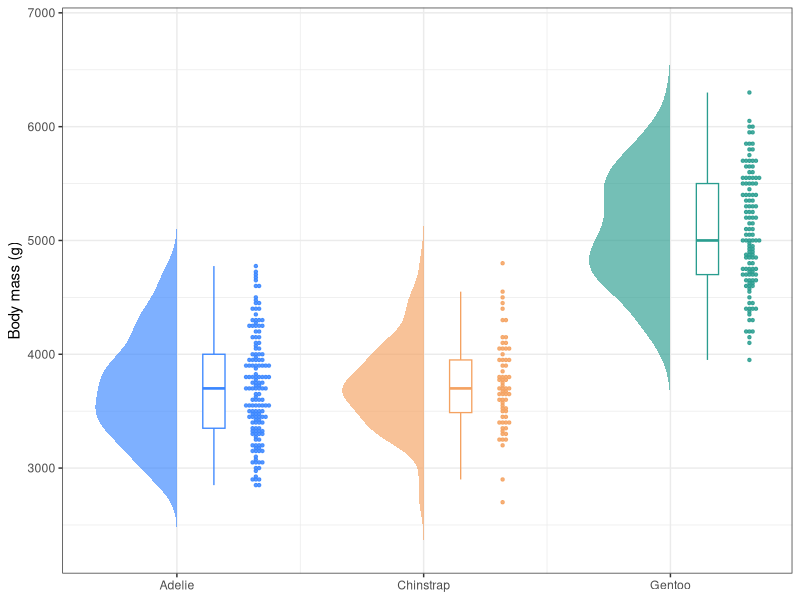
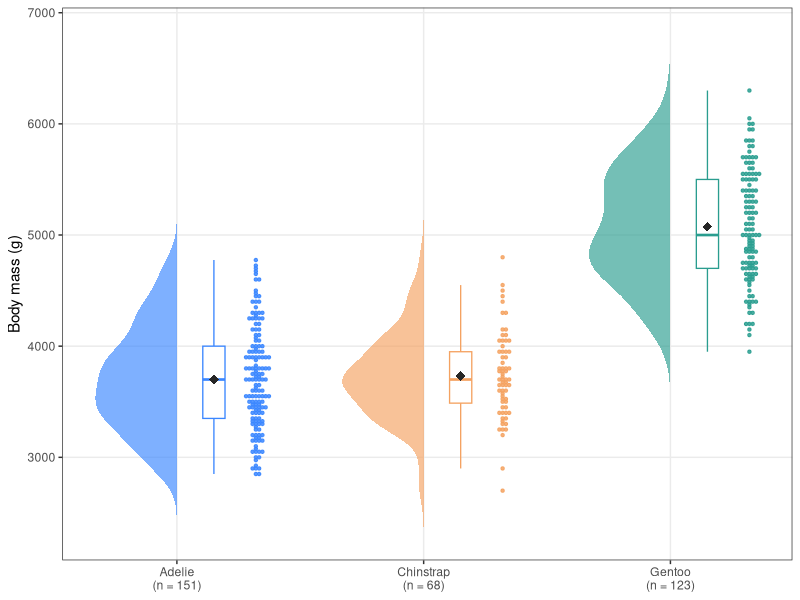
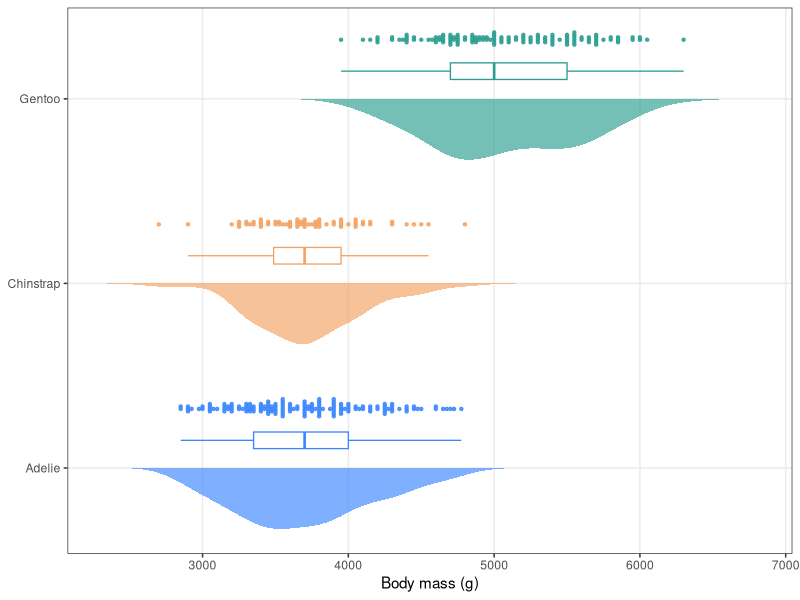

Source code (R) for these figures, in order:
## ---- chunk 1
# Installing necessary packages
if (!requireNamespace("tidyverse", quietly = TRUE)) {
  install.packages("tidyverse")
}
if (!requireNamespace("ggbeeswarm", quietly = TRUE)) {
  install.packages("ggbeeswarm")
}
if (!requireNamespace("palmerpenguins", quietly = TRUE)) {
  install.packages("palmerpenguins")
}

# Load packages
library(tidyverse)
library(ggbeeswarm)
library(palmerpenguins)
## ---- chunk 2
data("penguins")

penguins_clean <- penguins |>
  filter(!is.na(body_mass_g)) |>
  mutate(species = factor(species))

head(penguins_clean, 3)
## ---- chunk 3
# Half-violin polygons: for each group, the density curve is mirrored to the
# left of the group centre (x = group position) and closed as a polygon.
half_violin <- function(data, group_col, value_col, width = 0.33) {
  groups <- levels(factor(data[[group_col]]))
  map_dfr(groups, function(g) {
    values <- data[[value_col]][as.character(data[[group_col]]) == g]
    d <- density(values, n = 200)
    tibble(
      group = g,
      x = which(groups == g) - d$y / max(d$y) * width,
      y = d$x)
  })
}
## ---- chunk 4
#| label: fig-1.1BasicRaincloud
#| fig-cap: "基础云雨图：企鹅体重"
#| out.width: "95%"
#| warning: false
#| message: false
#| fig-width: 8.5
#| fig-height: 5.5

violin_data <- half_violin(penguins_clean, "species", "body_mass_g")
centres <- set_names(seq_along(levels(penguins_clean$species)),
                     levels(penguins_clean$species))
x_pos <- centres[as.character(penguins_clean$species)]

raincloud_colors <- c(Adelie = "#3a86ff", Chinstrap = "#f4a261", Gentoo = "#2a9d8f")

ggplot(penguins_clean) +
  geom_polygon(data = violin_data, aes(x = x, y = y, fill = group, group = group),
               alpha = .65, colour = NA) +
  geom_boxplot(aes(x = x_pos + .15, y = body_mass_g, group = species, colour = species),
               width = .09, outlier.shape = NA, fill = "white", linewidth = .45) +
  geom_beeswarm(aes(x = x_pos + .32, y = body_mass_g, colour = species),
                cex = .5, size = .85, alpha = .85) +
  scale_fill_manual(values = raincloud_colors) +
  scale_colour_manual(values = raincloud_colors) +
  scale_x_continuous(breaks = centres, labels = levels(penguins_clean$species)) +
  labs(x = NULL, y = "Body mass (g)") +
  theme_bw() +
  theme(legend.position = "none")
## ---- chunk 5
#| label: fig-1.2AnnotatedRaincloud
#| fig-cap: "带均值标记与样本量的云雨图"
#| out.width: "95%"
#| warning: false
#| message: false
#| fig-width: 8.5
#| fig-height: 5.5

ggplot(penguins_clean) +
  geom_polygon(data = violin_data, aes(x = x, y = y, fill = group, group = group),
               alpha = .65, colour = NA) +
  geom_boxplot(aes(x = x_pos + .15, y = body_mass_g, group = species, colour = species),
               width = .09, outlier.shape = NA, fill = "white", linewidth = .45) +
  geom_beeswarm(aes(x = x_pos + .32, y = body_mass_g, colour = species),
                cex = .5, size = .85, alpha = .85) +
  stat_summary(aes(x = x_pos + .15, y = body_mass_g, group = species),
               fun = mean, geom = "point", shape = 18, size = 3, colour = "grey15") +
  scale_fill_manual(values = raincloud_colors) +
  scale_colour_manual(values = raincloud_colors) +
  scale_x_continuous(
    breaks = centres,
    labels = paste0(levels(penguins_clean$species), "\n(n = ",
                    table(penguins_clean$species)[levels(penguins_clean$species)], ")")) +
  labs(x = NULL, y = "Body mass (g)") +
  theme_bw() +
  theme(legend.position = "none", panel.grid.minor = element_blank())
## ---- chunk 6
#| label: fig-1.3HorizontalRaincloud
#| fig-cap: "横向云雨图"
#| out.width: "95%"
#| warning: false
#| message: false
#| fig-width: 8.5
#| fig-height: 5

ggplot(penguins_clean) +
  geom_polygon(data = violin_data, aes(x = x, y = y, fill = group, group = group),
               alpha = .65, colour = NA) +
  geom_boxplot(aes(x = x_pos + .15, y = body_mass_g, group = species, colour = species),
               width = .09, outlier.shape = NA, fill = "white", linewidth = .45) +
  geom_beeswarm(aes(x = x_pos + .32, y = body_mass_g, colour = species),
                cex = .5, size = .85, alpha = .85) +
  scale_fill_manual(values = raincloud_colors) +
  scale_colour_manual(values = raincloud_colors) +
  scale_x_continuous(breaks = centres, labels = levels(penguins_clean$species)) +
  labs(x = NULL, y = "Body mass (g)") +
  theme_bw() +
  theme(legend.position = "none", panel.grid.minor = element_blank()) +
  coord_flip()
